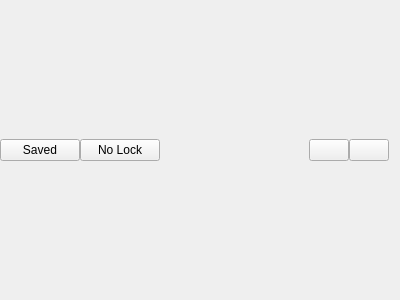
<?xml version="1.0" encoding="UTF-8"?>
<ui version="4.0">
 <class>ToolBar::ToolBar</class>
 <widget class="QWidget" name="ToolBar::ToolBar">
  <property name="geometry">
   <rect>
    <x>0</x>
    <y>0</y>
    <width>400</width>
    <height>300</height>
   </rect>
  </property>
  <property name="sizePolicy">
   <sizepolicy hsizetype="Preferred" vsizetype="Minimum">
    <horstretch>0</horstretch>
    <verstretch>0</verstretch>
   </sizepolicy>
  </property>
  <property name="windowTitle">
   <string>ToolBar</string>
  </property>
  <layout class="QHBoxLayout" name="horizontalLayout">
   <property name="spacing">
    <number>0</number>
   </property>
   <property name="leftMargin">
    <number>0</number>
   </property>
   <property name="topMargin">
    <number>0</number>
   </property>
   <property name="bottomMargin">
    <number>0</number>
   </property>
   <item>
    <widget class="QPushButton" name="save_btn">
     <property name="text">
      <string>Saved</string>
     </property>
     <property name="icon">
      <iconset theme="QIcon::ThemeIcon::DocumentSave"/>
     </property>
    </widget>
   </item>
   <item>
    <widget class="QPushButton" name="lock_btn">
     <property name="text">
      <string>No Lock</string>
     </property>
     <property name="icon">
      <iconset theme="QIcon::ThemeIcon::MediaOptical"/>
     </property>
    </widget>
   </item>
   <item>
    <spacer name="horizontalSpacer">
     <property name="orientation">
      <enum>Qt::Orientation::Horizontal</enum>
     </property>
     <property name="sizeHint" stdset="0">
      <size>
       <width>40</width>
       <height>20</height>
      </size>
     </property>
    </spacer>
   </item>
   <item>
    <widget class="QPushButton" name="add_btn">
     <property name="text">
      <string/>
     </property>
     <property name="icon">
      <iconset theme="QIcon::ThemeIcon::ListAdd"/>
     </property>
    </widget>
   </item>
   <item>
    <widget class="QPushButton" name="exit_btn">
     <property name="text">
      <string/>
     </property>
     <property name="icon">
      <iconset theme="QIcon::ThemeIcon::ApplicationExit"/>
     </property>
    </widget>
   </item>
  </layout>
 </widget>
 <resources/>
 <connections/>
</ui>
